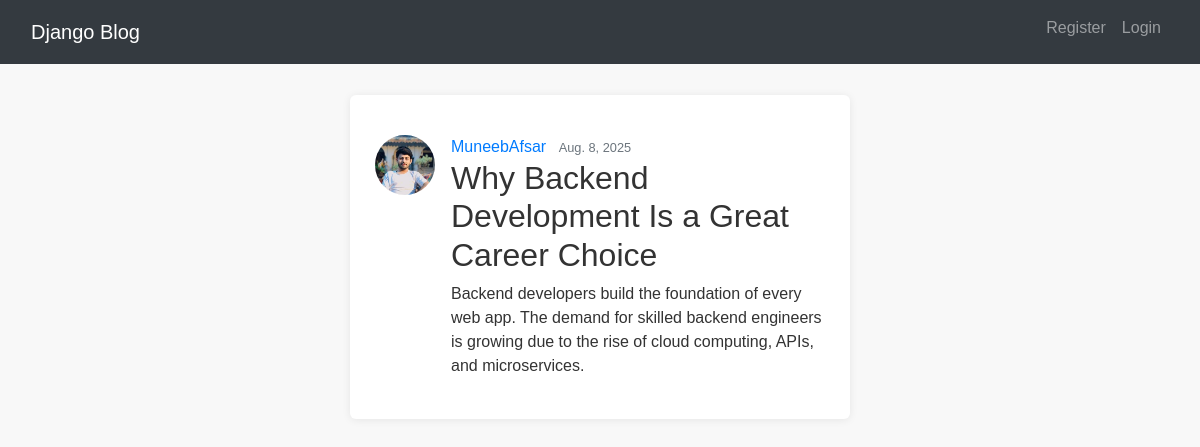
Page /post/20/ on the committed database.
### blog/models.py (models this page shows, shortened)
class post(models.Model):
    title = models.CharField(max_length=200)
    content = models.TextField()
    date_posted = models.DateField(default = timezone.now)
    auther = models.ForeignKey(User, on_delete=models.CASCADE)

### users/models.py (models this page shows, shortened)
class Profile(models.Model):
    user = models.OneToOneField(User,on_delete=models.CASCADE)
    image = models.ImageField(upload_to='profile_pics', default='default.jpg')

### blog/views.py (the view)
# urls.py: path("post/<int:pk>/", PostDetailView.as_view(), name = "post-detail"),
class PostDetailView(DetailView):
    model = post

### blog/templates/blog/post_detail.html (shortened to what this page needs)
{% extends "blog/base.html" %}
{% block content %}
        <article class="media content-section">
            <img class="rounded-circle article-img" style="width: 60px; height: 60px; object-fit: cover;" src="{{ object.auther.profile.image.url }}">
            <div class="media-body">
                <div class="article-metadata">
                    <a class="mr-2 ms-3" href="{% url 'user-posts' object.auther.username %}">{{ object.auther }}</a>
                    <small class="text-muted">{{ object.date_posted }}</small>
                </div>
                <h2 class="article-title ms-3"> {{ object.title }} </h2>
                <p class="article-content ms-3">{{ object.content }}</p>
            </div>
        </article>
    </div>
{% endblock content %}

### blog/static/blog/style.css (style rules this page uses)
body { font-family: 'Arial', sans-serif; line-height: 1.5; color: #333; background-color: #f8f8f8; margin: 0; padding: 15px; }

### rows in the picture
post: auther.profile.image (picture), auther "MuneebAfsar", date_posted "Aug. 8, 2025", title "Why Backend Development Is a Great Career Choice", content "Backend developers build the foundation of every web app. The demand for skilled backend engineers is growing due to the rise of cloud computing, APIs, and microservices."
